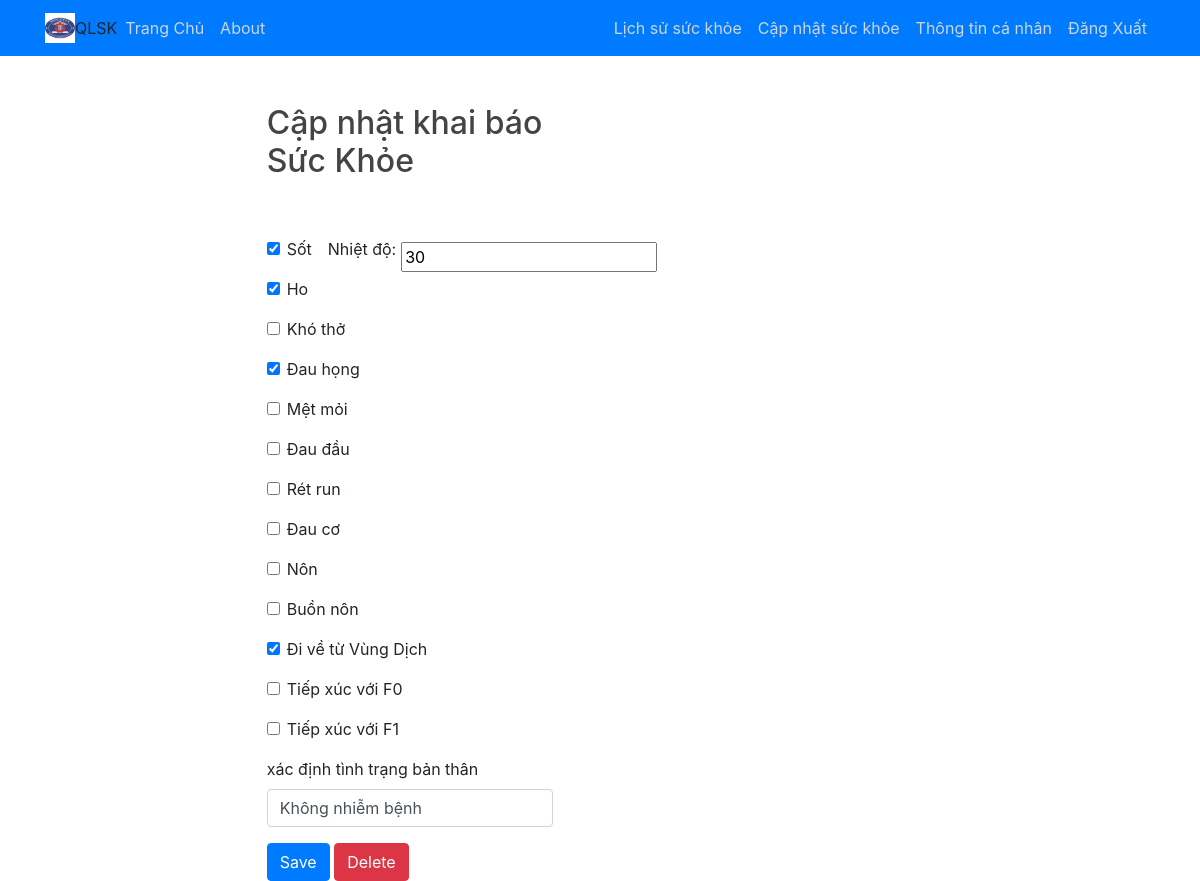
The page /todo/3 (signed in) on the database its author committed.
### users/models.py (models this page shows, shortened)
class Todo(models.Model):
    created = models.DateTimeField(auto_now_add=True)
    sot = models.BooleanField(default=False)
    nhiet_do = models.IntegerField(default=37 ,null=True)
    ho = models.BooleanField(default=False)
    dau_hong = models.BooleanField(default=False)
    met_moi = models.BooleanField(default=False)
    dau_dau = models.BooleanField(default=False)
    ret_run = models.BooleanField(default=False)
    dau_co = models.BooleanField(default=False)
    non = models.BooleanField(default=False)
    buon_non = models.BooleanField(default=False)
    kho_tho = models.BooleanField(default=False)
    tiepxuc_f0 = models.BooleanField(default=False)
    tiepxuc_f1 = models.BooleanField(default=False)
    vung_dich = models.BooleanField(default=False)
    tt_banthan = models.CharField(max_length=100, blank=True)
    user = models.ForeignKey(User, on_delete=models.CASCADE)

### users/views.py (the view, shortened to what this page needs)
# urls.py: path('todo/<int:todo_pk>', user_views.viewtodo, name='viewtodo'),
@login_required
def viewtodo(request, todo_pk):
    todo = get_object_or_404(Todo, pk=todo_pk, user=request.user)
    if request.method == 'GET':
        form = TodoForm(instance=todo)
        return render(request, 'users/viewtodo.html', {'todo':todo, 'form':form})

### users/forms.py
class TodoForm(ModelForm):
    class Meta:
        model = Todo
        fields = ['sot', 'nhiet_do','ho', 'kho_tho','dau_hong', 'met_moi','dau_dau','ret_run','dau_co','non','buon_non', 'tiepxuc_f0','tiepxuc_f1','vung_dich','tt_banthan']

### users/templates/users/viewtodo.html (shortened to what this page needs)
{% extends "blog/base.html" %}
{% block content %}
    <div class="row justify-content-center mt-5">
        <div class="col-md-5">
            <h2>Cập nhật khai báo Sức Khỏe</h2>
        </div>
    </div>
    <div class="row justify-content-center mt-5">
        <div class="col-md-5">
            <form method="POST">
                <div class="form-group form-check">
                    <input type="checkbox" name="sot" class="form-check-input" id="sot" {% if todo.sot %}checked{% endif %}>
                    <label class="form-check-label" for="ho">Sốt&emsp;Nhiệt độ: &emsp;</label>
                    <input type="interger" name="nhiet_do" class="form-check-input" id="nhiet_do" value= "{{ todo.nhiet_do }}">
                </div>
                <div class="form-group form-check">
                    <input type="checkbox" name="ho" class="form-check-input" id="ho" {% if todo.ho %}checked{% endif %}>
                    <label class="form-check-label" for="ho">Ho</label>
                </div>
                <div class="form-group form-check">
                    <input type="checkbox" name="kho_tho" class="form-check-input" id="kho_tho" {% if todo.kho_tho %}checked{% endif %}>
                    <label class="form-check-label" for="kho_tho">Khó thở</label>
                </div>
                <div class="form-group form-check">
                    <input type="checkbox" name="dau_hong" class="form-check-input" id="dau_hong" {% if todo.dau_hong %}checked{% endif %}>
                    <label class="form-check-label" for="dau_hong">Đau họng</label>
                </div>
                <div class="form-group form-check">
                    <input type="checkbox" name="met_moi" class="form-check-input" id="met_moi" {% if todo.met_moi %}checked{% endif %}>
                    <label class="form-check-label" for="met_moi">Mệt mỏi</label>
                </div>
                <div class="form-group form-check">
                    <input type="checkbox" name="dau_dau" class="form-check-input" id="dau_dau" {% if todo.kho_tho %}checked{% endif %}>
                    <label class="form-check-label" for="dau_dau">Đau đầu</label>
                </div>
                <div class="form-group form-check">
                    <input type="checkbox" name="ret_run" class="form-check-input" id="ret_run" {% if todo.ret_run %}checked{% endif %}>
                    <label class="form-check-label" for="ret_run">Rét run</label>
                </div>
                <div class="form-group form-check">
                    <input type="checkbox" name="dau_co" class="form-check-input" id="dau_co" {% if todo.dau_co %}checked{% endif %}>
                    <label class="form-check-label" for="dau_co">Đau cơ</label>
                </div>
                <div class="form-group form-check">
                    <input type="checkbox" name="non" class="form-check-input" id="non" {% if todo.non %}checked{% endif %}>
                    <label class="form-check-label" for="non">Nôn</label>
                </div>
                <div class="form-group form-check">
                    <input type="checkbox" name="buon_non" class="form-check-input" id="buon_non" {% if todo.buon_non %}checked{% endif %}>
                    <label class="form-check-label" for="buon_non">Buồn nôn</label>
                </div>
                <div class="form-group form-check">
                    <input type="checkbox" name="vung_dich" class="form-check-input" id="vung_dich" {% if todo.vung_dich %}checked{% endif %}>
                    <label class="form-check-label" for="vung_dich">Đi về từ Vùng Dịch</label>
                </div>
                <div class="form-group form-check">
                    <input type="checkbox" name="tiepxuc_f0" class="form-check-input" id="tiepxuc_f0" {% if todo.tiepxuc_f0 %}checked{% endif %}>
                    <label class="form-check-label" for="tiepxuc_f0">Tiếp xúc với F0</label>
                </div>
                <div class="form-group form-check">
                    <input type="checkbox" name="tiepxuc_f1" class="form-check-input" id="tiepxuc_f1" {% if todo.tiepxuc_f1 %}checked{% endif %}>
                    <label class="form-check-label" for="tiepxuc_f0">Tiếp xúc với F1</label>
                </div>
                <div class="form-group">
                    <label for="tt_banthan">xác định tình trạng bản thân </label>
                    <input type="text" name="tt_banthan" class="form-control" id="tt_banthan" value="{{ todo.tt_banthan }}" required>
                </div>
                <button type="submit" class="btn btn-primary">Save</button>
                <button type="button" class="btn btn-danger" onclick="$('#delete').click()">Delete</button>
            </form>
        </div>
    </div>
{% endblock %}

### blog/static/blog/main.css (style rules this page uses)
h1, h2, h3, h4, h5, h6 { color: #444444; }

### rows shown on the page
Todo: sot "☑", nhiet_do "30", ho "☑", dau_hong "☑", vung_dich "☑", tt_banthan "Không nhiễm bệnh"
